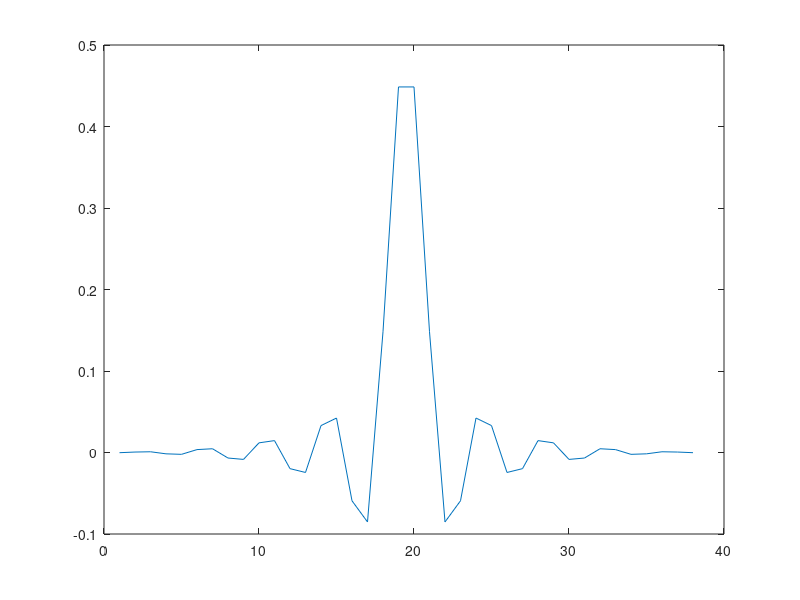
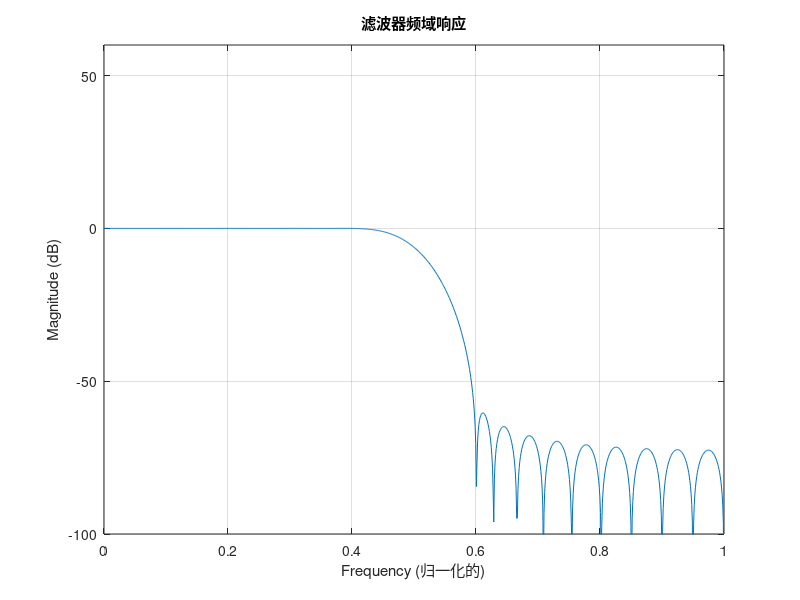

Here is the MATLAB script that generated these plots, in order:
% 给定参数
wp = 0.4 * pi;    % 通带边界频率
ws = 0.6 * pi;    % 阻带边界频率
delta1 = 0.01;    % 通带最大允许波纹
delta2 = 0.001;   % 阻带最大允许波纹
A = 60;
bta = 0.1102*(A - 8.7);  % beta 值
M = 37;           % 滤波器阶数
wc = (wp+ws)/2;

% 计算 alpha
alpha = (M + 1) / 2;
n_est = M + 1;

% 计算脉冲响应

nw = round(n_est);
bes = abs(besseli(0,bta));
odd = rem(nw,2);
xind = (nw-1)^2;
n = fix((nw+1)/2);
xi = (0:n-1) + .5*(1-odd);
xi = 4*xi.^2;
w = besseli(0,bta*sqrt(1-xi/xind))/bes;
w = abs([w(n:-1:odd+1) w])';%19,20max


h  = fir1(M, 0.5,'low', w, 'scale');

plot(h);

% 计算频域响应
frequencies = linspace(0, pi, 1000);
H = freqz(h, 1, frequencies);


% 绘制频域响应
figure;
plot(frequencies/pi, 20 * log10(abs(H)));
title('滤波器频域响应');
xlabel('Frequency (归一化的)');
ylabel('Magnitude (dB)');
ylim([-100 60])
grid on;